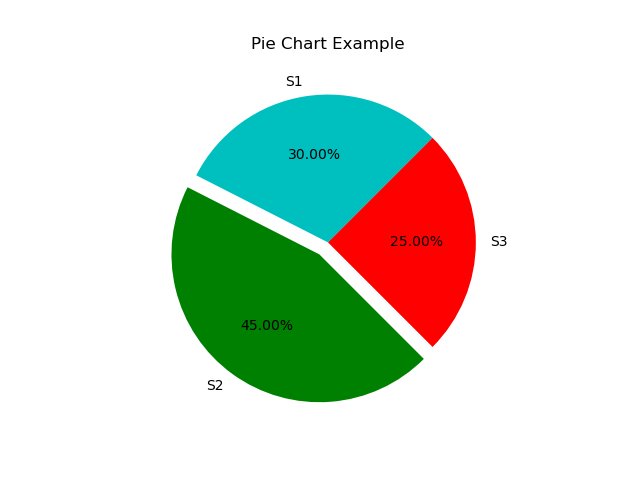

The Python source for this figure:
# pie chart
import matplotlib.pyplot as plt
myLabels = ['S1', 'S2', 'S3'] #s1 section1 #s2 section2 #drawing will be anticlockwise always
sections =[60, 90, 50 ]
myColors = ['c','g', 'r']
plt.pie(sections, labels = myLabels, colors = myColors, startangle = 45 , explode=(0,0.1,0.2), autopct = '%.2f%%' )
# %.2f is for fill in the blank where have to round about till 2 decimal places
# and then %% is for %% at the end

#it starts drawing from anticlockwise
# at a startangle of 45 degree and then draws it so on and so forth
#in diagram s2 is thoda sa bahar why , because we have used explode(0,0.1,0)

plt.title('Pie Chart Example')
plt.show()
